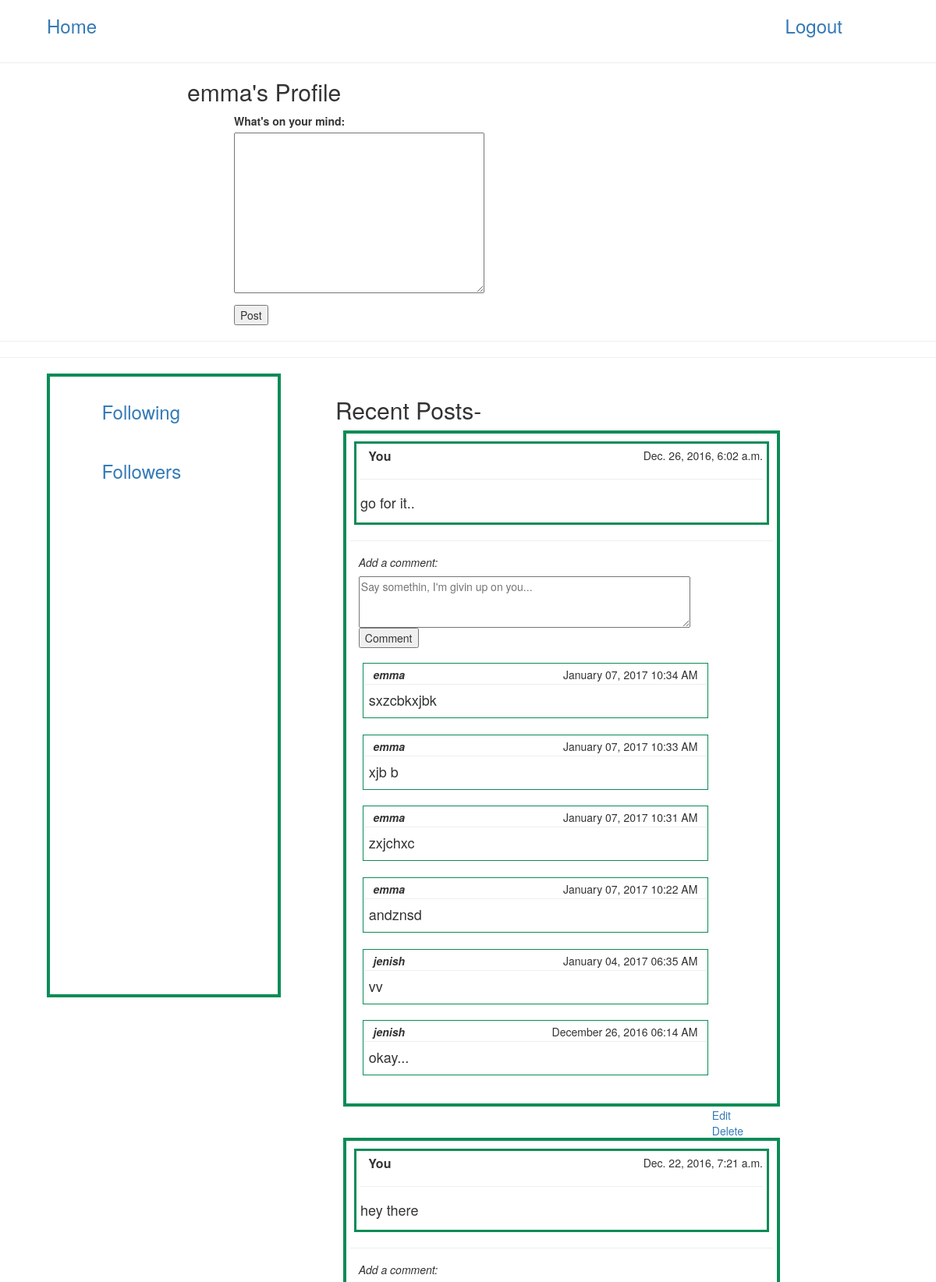
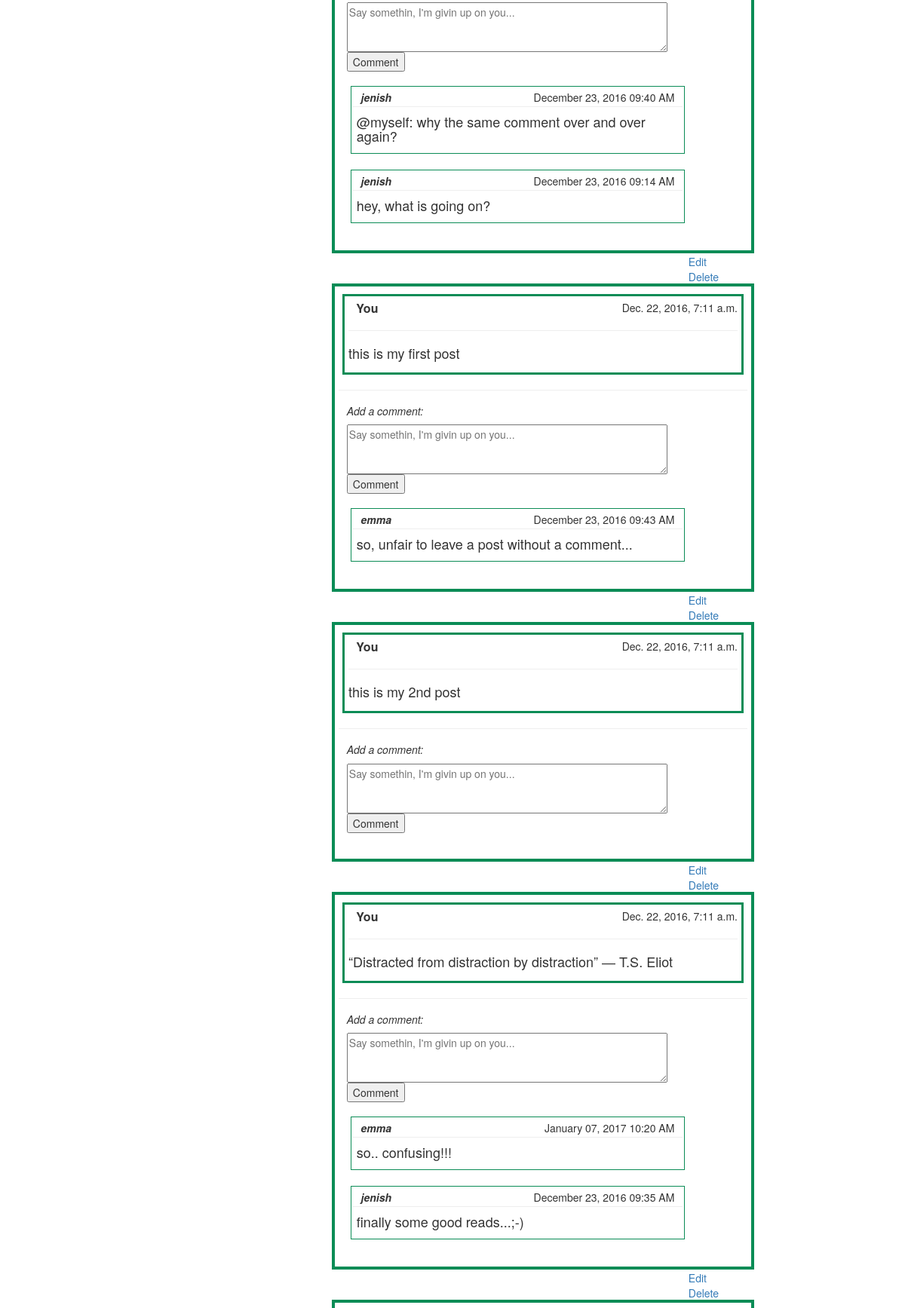
The page /profile/ (signed in, upper part) on the database its author committed (2 pictures, top to bottom).
### userprofile/models.py (models this page shows, shortened)
class Post(models.Model):
	user = models.ForeignKey(User)
	text = models.CharField(max_length=1000)
	published_on = models.DateTimeField(auto_now_add=True)
	likes = models.PositiveSmallIntegerField(default=0, blank=True, null=True)
	like_flag = models.NullBooleanField(default=False)
	class Meta:
		ordering = ['-published_on']

class Comment(models.Model):
	user = models.ForeignKey(User)
	post = models.ForeignKey(Post)
	comment = models.CharField(max_length=1000)
	published_on = models.DateTimeField(auto_now_add=True)
	class Meta:
		ordering = ['-published_on']

### userprofile/views.py (the view)
# urls.py: url(r'^profile/',include(userprofile.urls)),
def profile(request):
	if not request.user.is_authenticated:
		return render(request, 'login/login.html')
	else:
		user = request.user
		posts = Post.objects.filter(user=request.user)
		form = PostForm(request.POST or None)
		if form.is_valid():
			post = form.save(commit=False)
			post.user = request.user
			post.save()
		return render(request, 'profile.html',{'posts':posts,'user':user, 'form':form})

### userprofile/forms.py
class PostForm(forms.ModelForm):
	text = forms.CharField(widget=forms.Textarea)
	class Meta:
		model = Post
		fields = ['text']

### userprofile/templates/profile.html (shortened to what this page needs)
{% load staticfiles %}
<html>
<head>
	<link rel="stylesheet" href="https://maxcdn.bootstrapcdn.com/bootstrap/3.3.6/css/bootstrap.min.css">
</head>
<body style="background-color:#;">
	<nav style="height:5%"><h3>
		<a href="../home/feed"><span style="margin:2%; margin-left:5%">Home</span></a>
		<a href="{% url 'login:logout_user'%}"><span style="float:right; margin-right:10%">Logout</span></a>
	</h3>
</nav>
<hr>
<div style="margin-left:20% "><h2>{{ user.username }}'s Profile</h2></div>
<div style="margin-left:25%; padding:10px%">
	<form method="POST" action="">
		{% for field in form %}
		<div class="form-group">
			<div class="col-sm-offset-2 col-sm-10">
			</div>
			<label >What's on your mind:</label>
			<div >{{ field }}</div>
		</div>
		{% endfor %}
		<button type="submit">Post</button>
	</form>
</div>
<hr><hr>
<div style="margin-left:5%; padding:10px; width:25%; border:#0b8c56 solid 4px; height:100%; float:left">
	<div style="margin-left:20%; padding:2px">
	<a href="{% url 'userprofile:following' %}"><h3>Following</h3></a><br>
	<a href="{% url 'userprofile:followers' %}"><h3>Followers</h3></a>
	</div>
</div>
{% if posts %}
<div class="posts" style=" float:left; padding:10px; width:50%; margin-left:5%">
	<h2>Recent Posts-</h2>
	{% for post in posts %}
	<div style="border:#0b8c56 solid 4px; padding:5px; margin:10px;">
		<div style="border:#0b8c56 solid 3px; padding:5px; margin:5px;">
			<div style="float:left; margin-left:2%;"><Strong style="font-size: initial;">You</Strong></div>
			<span style="float:right;">{{ post.published_on }}</span><br>
		<hr style="margin-bottom:15px color:#0b8c56">
			<h4>{{ post.text }}</h4>
		</div>
		<hr>
		<div style="margin-left:2%">
			<h5><i>Add a comment:</i></h5>
			<form id="comment-form" method="POST" onsubmit="return false">
				<textarea name="comment" id="comment-text{{post.id}}" placeholder="Say somethin, I'm givin up on you..."rows="3" style="width:80%" required="true" ></textarea>
				<br>
				<button onclick="add_comment({{post.id}})">Comment</button>
			</form>
		</div>
		<div id="comment-list{{post.id}}" style="padding:5px; margin-bottom:1%; margin-left:2%;">
			{% for c in post.comment_set.all %}
				<div id="comments{{c.id}}" style="width:85%; padding:2px; border:#0b8c56 solid 1px; margin-bottom:4%;">
							<div style="padding:2px; margin-left:2%; margin-top:px">
								<strong><i>{{ c.user }}</i></strong>
								<span style="float:right; margin-right:2%;">{{ c.published_on|date:"F d, o h:i A" }}</span>
							</div>
							<hr style="margin-top:0px; margin-bottom:5px">
							<div style="margin:5px;">
								<h4>{{ c.comment }}</h4>
							</div>
				</div>
			{% endfor %}
		</div>
		<span style="float:right; padding:10px">
			<a style="margin-right:4%" href="edit/post/{{post.id}}">Edit</a>
			<a style="margin-right:0%" href="delete/post/{{post.id}}">Delete</a>
		</span>
	</div>
	<br>
	{% endfor %}
</div>
{% else %}
No posts Found
{% endif %}
</body>
</html>

### rows shown on the page
Post: published_on "Dec. 26, 2016, 6:02 a.m.", text "go for it..", comment "Say somethin, I'm givin up on you..."
Comment: user "emma", published_on "January 07, 2017 10:34 AM", comment "sxzcbkxjbk"
Comment: user "emma", published_on "January 07, 2017 10:33 AM", comment "xjb b"
Comment: user "emma", published_on "January 07, 2017 10:31 AM", comment "zxjchxc"
Comment: user "emma", published_on "January 07, 2017 10:22 AM", comment "andznsd"
Comment: user "jenish", published_on "January 04, 2017 06:35 AM", comment "vv"
Comment: user "jenish", published_on "December 26, 2016 06:14 AM", comment "okay..."
Post: published_on "Dec. 22, 2016, 7:21 a.m.", text "hey there", comment "Say somethin, I'm givin up on you..."
Comment: user "jenish", published_on "December 23, 2016 09:40 AM", comment "@myself: why the same comment over and over again?"
Comment: user "jenish", published_on "December 23, 2016 09:14 AM", comment "hey, what is going on?"
Post: published_on "Dec. 22, 2016, 7:11 a.m.", text "this is my first post", comment "Say somethin, I'm givin up on you..."
Comment: user "emma", published_on "December 23, 2016 09:43 AM", comment "so, unfair to leave a post without a comment..."
Post: published_on "Dec. 22, 2016, 7:11 a.m.", text "this is my 2nd post", comment "Say somethin, I'm givin up on you..."
Post: published_on "Dec. 22, 2016, 7:11 a.m.", text "“Distracted from distraction by distraction” ― T.S. Eliot", comment "Say somethin, I'm givin up on you..."
Comment: user "emma", published_on "January 07, 2017 10:20 AM", comment "so.. confusing!!!"
Comment: user "jenish", published_on "December 23, 2016 09:35 AM", comment "finally some good reads...;-)"

### other values the page prints
{{ user.username }} "emma"
